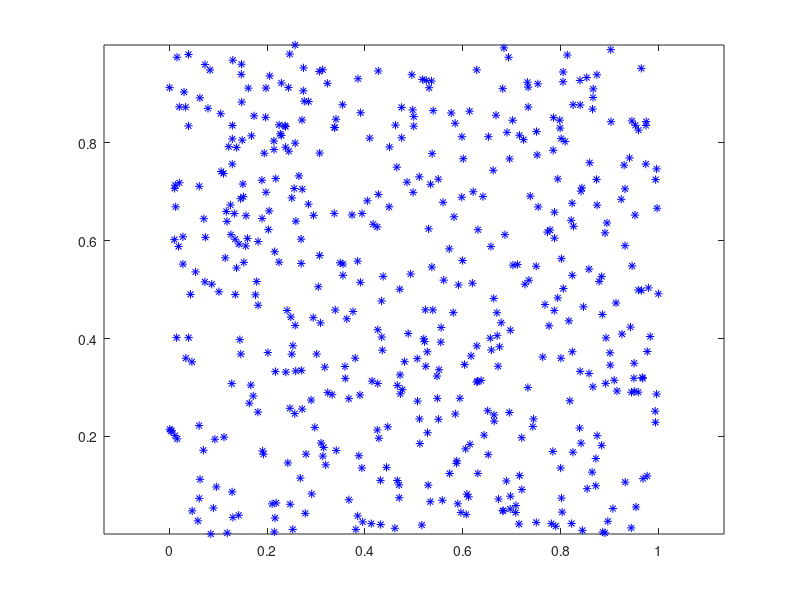

The MATLAB source for this figure: (Note: this script raises an error after producing the figure.)
close all
clear

a = rand(500,2); 
% a = [1:10;1:10]'/10;
% a = [0.3,0.3];
plot(a(:,1),a(:,2),'b*'); hold on
axis equal;

s = 0.5;

% ar = a(radialboundary(a),:);
% plot(ar(:,1),ar(:,2),'g-'); 

b = a(boundary_(a,s),:);
plot(b(:,1),b(:,2),'ro-'); 

c = a(interior(a,s),:);
plot(c(:,1),c(:,2),'mo'); 
